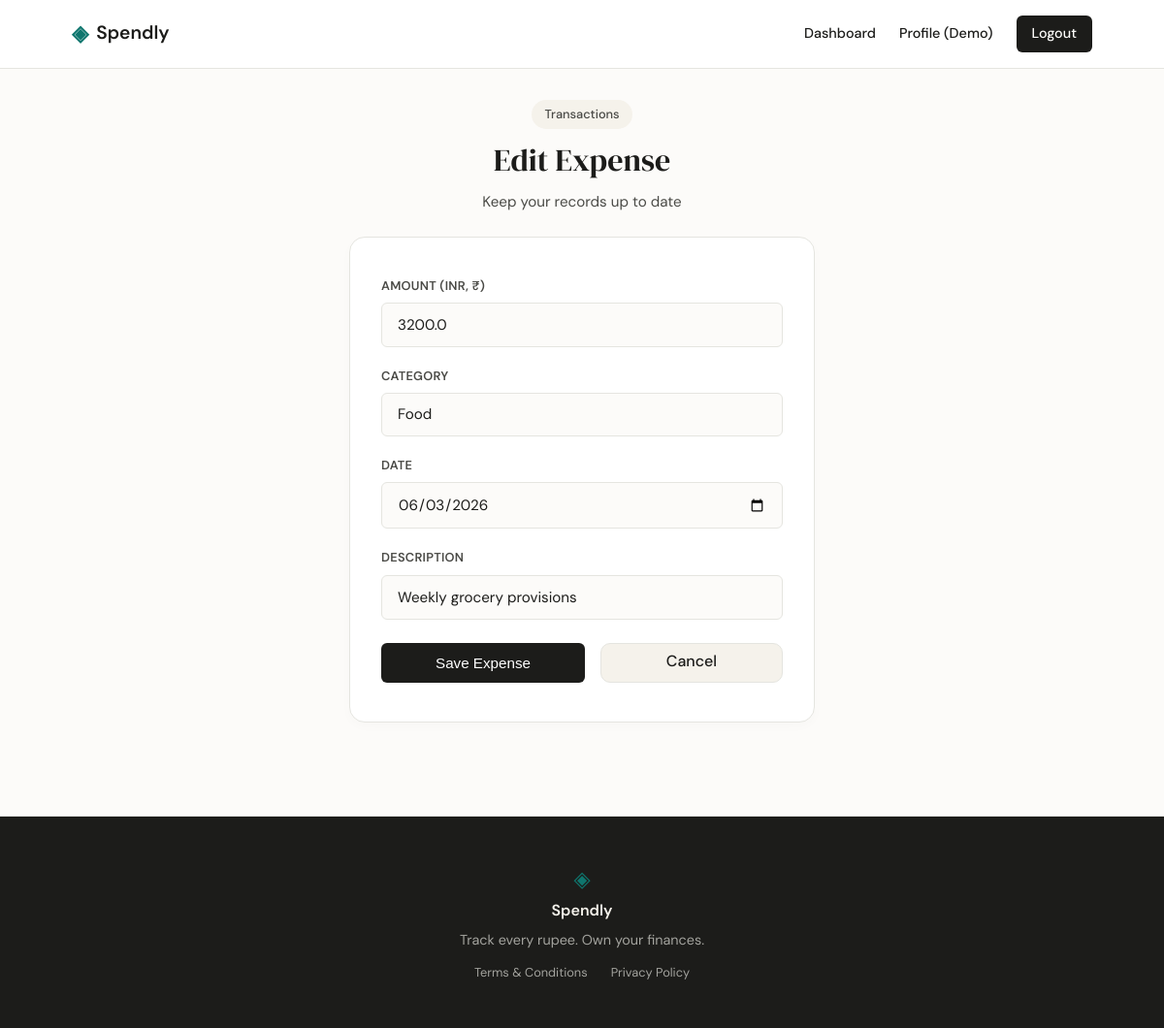
The app's page /expenses/2/edit (signed in) with its own data.
### tables this page shows
CREATE TABLE users (
        id INTEGER PRIMARY KEY AUTOINCREMENT,
        name TEXT NOT NULL,
        email TEXT UNIQUE NOT NULL,
        password_hash TEXT NOT NULL,
        created_at TEXT DEFAULT (datetime('now', 'localtime'))
    );

CREATE TABLE expenses (
        id INTEGER PRIMARY KEY AUTOINCREMENT,
        user_id INTEGER NOT NULL,
        amount REAL NOT NULL,
        category TEXT NOT NULL,
        date TEXT NOT NULL,
        description TEXT,
        created_at TEXT DEFAULT (datetime('now', 'localtime')),
        FOREIGN KEY (user_id) REFERENCES users (id) ON DELETE CASCADE
    );

### app.py (the view, shortened to what this page needs)
@app.route("/expenses/<int:id>/edit", methods=["GET", "POST"])
@login_required
def edit_expense(id):
    db = get_db()
    expense = db.execute(
        "SELECT * FROM expenses WHERE id = ? AND user_id = ?",
        (id, g.user["id"])
    ).fetchone()
    if expense is None:
        db.close()
        abort(404)
    db.close()
    return render_template("expense_form.html", title="Edit Expense", expense=expense)

### app.py (called while the page is built)
@app.before_request
def load_logged_in_user():
    user_id = session.get("user_id")
    if user_id is None:
        g.user = None
    else:
        db = get_db()
        g.user = db.execute("SELECT * FROM users WHERE id = ?", (user_id,)).fetchone()
        db.close()

def login_required(view):
    @functools.wraps(view)
    def wrapped_view(**kwargs):
        if g.user is None:
            return redirect(url_for("login"))
        return view(**kwargs)
    return wrapped_view

### database/db.py (called while the page is built)
def get_db():
    db_dir = os.path.dirname(os.path.abspath(__file__))
    database_path = os.path.normpath(os.path.join(db_dir, "..", "spendly.db"))
    conn = sqlite3.connect(database_path)
    conn.row_factory = sqlite3.Row
    conn.execute("PRAGMA foreign_keys = ON;")
    return conn

### templates/expense_form.html (shortened to what this page needs)
{% extends "base.html" %}
{% block content %}
<section class="auth-section" style="min-height: calc(100vh - 60px - 100px); padding: 2rem 1rem;">
    <div class="auth-container" style="max-width: 480px;">
        <div class="auth-header" style="margin-bottom: 1.5rem;">
            <span class="hero-badge" style="margin-bottom: 0.5rem;">Transactions</span>
            <h1 class="auth-title" style="font-size: 2rem;">{{ title }}</h1>
            <p class="auth-subtitle">Keep your records up to date</p>
        </div>
        <div class="auth-card">
            <form method="POST">
                <div class="form-group">
                    <label for="amount">Amount (INR, ₹)</label>
                    <input type="number" step="0.01" min="0.01" id="amount" name="amount"
                           class="form-input" placeholder="0.00"
                           value="{{ expense['amount'] if expense else '' }}"
                           required autofocus>
                </div>
                <div class="form-group">
                    <label for="category">Category</label>
                    <select id="category" name="category" class="form-input" style="appearance: none; background-color: var(--paper);" required>
                        {% set categories = ['Bills', 'Food', 'Health', 'Transport', 'Entertainment', 'Shopping', 'Other'] %}
                        {% for cat in categories %}
                            <option value="{{ cat }}" {{ 'selected' if expense and expense['category'] == cat else '' }}>
                                {{ cat }}
                            </option>
                        {% endfor %}
                    </select>
                </div>
                <div class="form-group">
                    <label for="date">Date</label>
                    <input type="date" id="date" name="date"
                           class="form-input"
                           value="{{ expense['date'] if expense else today }}"
                           required>
                </div>
                <div class="form-group">
                    <label for="description">Description</label>
                    <input type="text" id="description" name="description"
                           class="form-input" placeholder="What was this for?"
                           value="{{ expense['description'] if expense else '' }}">
                </div>
                <div style="display: flex; gap: 1rem; margin-top: 1.5rem;">
                    <button type="submit" class="btn-submit" style="margin-top: 0; flex: 1;">Save Expense</button>
                    <a href="{{ url_for('dashboard') }}" class="btn-ghost" style="flex: 1; text-align: center; line-height: 2.2rem; padding: 0;">Cancel</a>
                </div>
            </form>
        </div>
    </div>
</section>
{% endblock %}

### templates/base.html (shortened to what this page needs)
<!DOCTYPE html>
<html lang="en">
<head>
    <link rel="stylesheet" href="{{ url_for('static', filename='css/style.css') }}">
</head>
<body>
    <nav class="navbar">
        <div class="nav-inner">
            <a href="{{ url_for('landing') }}" class="nav-brand">
                <span class="brand-icon">◈</span>
                <span class="brand-name">Spendly</span>
            </a>
            <div class="nav-links">
                {% if session.get('user_id') %}
                    <a href="{{ url_for('dashboard') }}">Dashboard</a>
                    <a href="{{ url_for('profile') }}">Profile ({{ g.user['name'].split()[0] if g.user else 'User' }})</a>
                    <a href="{{ url_for('logout') }}" class="nav-cta">Logout</a>
                {% else %}
                    <a href="{{ url_for('login') }}">Sign in</a>
                    <a href="{{ url_for('register') }}" class="nav-cta">Get started</a>
                {% endif %}
            </div>
        </div>
    </nav>
    <main class="main-content">
        {% block content %}{% endblock %}
    </main>
    <footer class="footer">
        <div class="footer-inner">
            <span class="brand-icon">◈</span>
            <span class="footer-name">Spendly</span>
            <p class="footer-copy" style="margin-bottom: 0.75rem;">Track every rupee. Own your finances.</p>
            <div style="display: flex; gap: 1.5rem; font-size: 0.8rem; color: var(--ink-faint);">
                <a href="{{ url_for('terms') }}" style="transition: color 0.2s;" onmouseover="this.style.color='var(--paper-warm)'" onmouseout="this.style.color='var(--ink-faint)'">Terms & Conditions</a>
                <a href="{{ url_for('privacy') }}" style="transition: color 0.2s;" onmouseover="this.style.color='var(--paper-warm)'" onmouseout="this.style.color='var(--ink-faint)'">Privacy Policy</a>
            </div>
        </div>
    </footer>
</body>
</html>

### static/css/style.css (style rules this page uses)
:root { --font-sans: 'DM Sans', -apple-system, BlinkMacSystemFont, "Segoe UI", Roboto, sans-serif; --font-display: 'DM Serif Display', Georgia, serif; --paper: #fcfbf9; --paper-warm: #f5f2eb; --paper-card: #ffffff; --ink: #1c1c1a; --ink-soft: #4a4a46; --ink-muted: #757570; --ink-faint: #a3a39e; --accent: #0f766e; --accent-light: #f0fdf4; --accent-2: #d97706; --border: #e5e5e0; --border-soft: #f2f2eb; --danger: #dc2626; --max-width: 1100px; --radius-lg: 16px; --radius-md: 10px; --radius-sm: 6px; }
* { box-sizing: border-box; margin: 0; padding: 0; }
body { font-family: var(--font-sans); background-color: var(--paper); color: var(--ink); line-height: 1.5; -webkit-font-smoothing: antialiased; }
a { color: inherit; text-decoration: none; }
.navbar { background-color: var(--paper-card); border-bottom: 1px solid var(--border); position: sticky; top: 0; z-index: 100; }
.nav-inner { max-width: var(--max-width); margin: 0 auto; padding: 1rem 1.5rem; display: flex; justify-content: space-between; align-items: center; }
.nav-brand { display: flex; align-items: center; gap: 0.5rem; font-weight: 600; font-size: 1.2rem; }
.brand-icon { color: var(--accent); font-size: 1.4rem; }
.nav-links { display: flex; align-items: center; gap: 1.5rem; font-size: 0.9rem; font-weight: 500; }
.nav-cta { background-color: var(--ink); color: var(--paper); padding: 0.5rem 1rem; border-radius: var(--radius-sm); transition: opacity 0.2s; }
.main-content { min-height: calc(100vh - 70px - 160px); }
.footer { background-color: var(--ink); color: var(--paper-warm); padding: 3rem 1.5rem; margin-top: 4rem; border-top: 1px solid var(--border); }
.footer-inner { max-width: var(--max-width); margin: 0 auto; display: flex; flex-direction: column; align-items: center; text-align: center; }
.footer-name { font-weight: 600; margin-top: 0.25rem; margin-bottom: 0.5rem; }
.footer-copy { font-size: 0.9rem; color: var(--ink-faint); }
.btn-ghost { background-color: var(--paper-warm); color: var(--ink); padding: 0.75rem 1.5rem; border-radius: var(--radius-md); font-weight: 500; border: 1px solid var(--border); transition: background-color 0.2s; cursor: pointer; }
.hero-badge { display: inline-block; background-color: var(--paper-warm); color: var(--ink-soft); font-size: 0.8rem; font-weight: 500; padding: 0.35rem 0.85rem; border-radius: 100px; margin-bottom: 1rem; width: fit-content; }
.auth-section { display: flex; align-items: center; justify-content: center; padding: 4rem 1.5rem; }
.auth-container { width: 100%; max-width: 400px; }
.auth-header { text-align: center; margin-bottom: 2rem; }
.auth-title { font-family: var(--font-display); font-size: 2.2rem; font-weight: 400; margin-bottom: 0.5rem; }
.auth-subtitle { color: var(--ink-soft); font-size: 0.95rem; }
.auth-card { background-color: var(--paper-card); border: 1px solid var(--border); border-radius: var(--radius-lg); padding: 2.5rem 2rem; box-shadow: 0 4px 12px rgba(0,0,0,0.02); }
.form-group { margin-bottom: 1.25rem; }
.form-group label { display: block; font-size: 0.8rem; font-weight: 600; margin-bottom: 0.5rem; color: var(--ink-soft); text-transform: uppercase; letter-spacing: 0.02em; }
.form-input { width: 100%; padding: 0.75rem 1rem; border: 1px solid var(--border); border-radius: var(--radius-sm); font-family: var(--font-sans); font-size: 0.95rem; color: var(--ink); background-color: var(--paper); transition: border-color 0.2s; }
.btn-submit { width: 100%; background-color: var(--ink); color: var(--paper-card); border: none; padding: 0.75rem; border-radius: var(--radius-sm); font-size: 0.95rem; font-weight: 500; cursor: pointer; margin-top: 1rem; }

### records on screen
users: user.name "Demo"
expenses: amount "3200.0", date "06/03/2026", description "Weekly grocery provisions"

### other values on screen
{{ title }} "Edit Expense"
form field category "Food"
